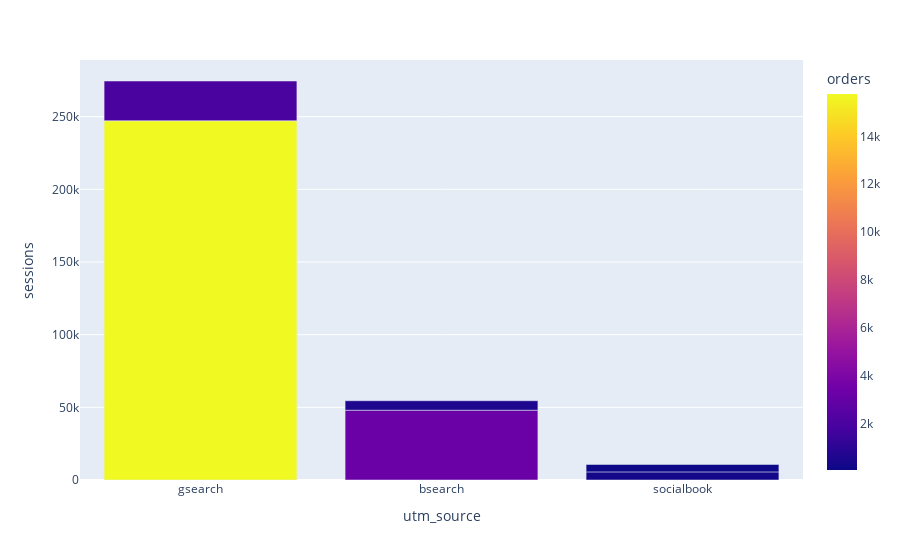

Notebook code for this chart:
### Code cell
# Visualization: bar chart
fig = px.bar(df3, x='utm_source', y='sessions',hover_data=['orders', 'conv_rate'], color='orders') 
fig.show()

#import plotly.graph_objects as go

#fig = go.Figure()
#fig.add_trace(go.Histogram(histfunc="sum", y=df3['sessions'], x=df3['utm_source'], name="sum"))
#fig.add_trace(go.Histogram(histfunc="sum", y=df3['orders'], x=df3['utm_campaign'], name="sum"))
#fig.show()

### Figure 1 — Plotly figure (JSON) as saved in the notebook; plotly's stock layout.template omitted (floating-point values rounded to 4 significant figures)
{"data": [{"alignmentgroup": "True", "customdata": [[15769, 0.0638], [4916, 0.072], [3233, 0.0673], [2019, 0.0739], [563, 0.0862], [288, 0.0515], [55, 0.0108]], "hovertemplate": "utm_source=%{x}<br>sessions=%{y}<br>orders=%{marker.color}<br>conv_rate=%{customdata[1]}<extra></extra>", "legendgroup": "", "marker": {"color": [15769, 4916, 3233, 2019, 563, 288, 55], "coloraxis": "coloraxis"}, "name": "", "offsetgroup": "", "orientation": "v", "showlegend": false, "textposition": "auto", "type": "bar", "x": ["gsearch", null, "bsearch", "gsearch", "bsearch", "socialbook", "socialbook"], "xaxis": "x", "y": [247189, 68274, 48014, 27325, 6531, 5590, 5095], "yaxis": "y"}], "layout": {"barmode": "relative", "coloraxis": {"colorbar": {"title": {"text": "orders"}}, "colorscale": [[0, "#0d0887"], [0.1111, "#46039f"], [0.2222, "#7201a8"], [0.3333, "#9c179e"], [0.4444, "#bd3786"], [0.5556, "#d8576b"], [0.6667, "#ed7953"], [0.7778, "#fb9f3a"], [0.8889, "#fdca26"], [1, "#f0f921"]]}, "legend": {"tracegroupgap": 0}, "margin": {"t": 60}, "xaxis": {"anchor": "y", "domain": [0, 1], "title": {"text": "utm_source"}}, "yaxis": {"anchor": "x", "domain": [0, 1], "title": {"text": "sessions"}}}}
